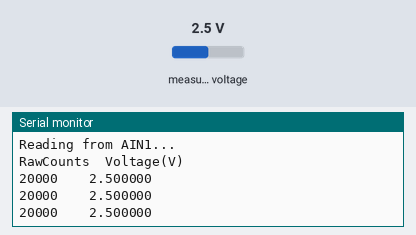
Recording of a sketch running on a simulated ESP32-S2. Shown: the last lines printed to the serial monitor. Inputs (shaded band) come from the test bench; at power-on: measured voltage 2.5 V.

Above: at 2.7 s.
2.8 s: measured voltage set to 0.1 V
At 3.5 s:
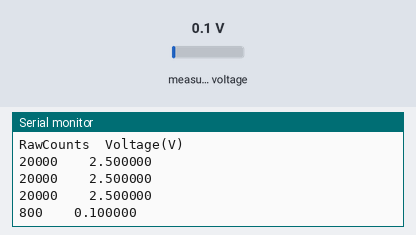
4.3 s: measured voltage set to 1.2 V
At 5.0 s:
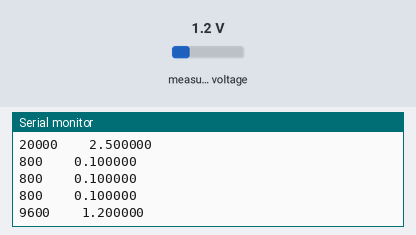
Timing chart, 0 to 7.3 s (numbered marks = the images above; inputs shaded):
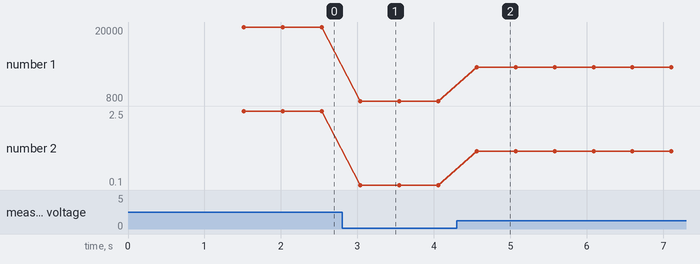

Measured:
- after the input at 2.8 s, the serial monitor: prints a new line after 0.24 s (image 1)
- after the input at 4.3 s, the serial monitor: prints a new line after 0.27 s (image 2)
- plotted number 1: 20000 → 800 after the input at 2.8 s, 800 → 9600 after the input at 4.3 s
- plotted number 2: 2.5 → 0.1 after the input at 2.8 s, 0.1 → 1.2 after the input at 4.3 s

The sketch:

Basic_PT_reading_sketch.ino
```cpp
#include <Wire.h>
#include <Adafruit_ADS1X15.h>

// --------------------------------------------------
// ESP32-S2 I2C pin assignments on your board
// --------------------------------------------------
const int I2C_SDA_PIN = 33;
const int I2C_SCL_PIN = 34;

// --------------------------------------------------
// Create an ADS1115 object
// --------------------------------------------------
Adafruit_ADS1115 ads;

// --------------------------------------------------
// ADS1115 I2C address
// Most ADS1115 boards default to 0x48 unless ADDR is tied differently
// --------------------------------------------------
const uint8_t ADS1115_ADDRESS = 0x48;

// --------------------------------------------------
// Pressure transducer is connected to AIN1
// Channels are:
// 0 = AIN0
// 1 = AIN1
// 2 = AIN2
// 3 = AIN3
// --------------------------------------------------
const int PT_CHANNEL = 0;

// --------------------------------------------------
// setup() runs once at startup
// --------------------------------------------------
void setup() {
  Serial.begin(115200);
  delay(1500);

  Serial.println();
  Serial.println("ESP32-S2 + ADS1115 Pressure Transducer Reader");
  Serial.println("Starting I2C...");

  // Start I2C on your custom pins
  Wire.begin(I2C_SDA_PIN, I2C_SCL_PIN);
  Wire.setClock(100000);  // standard I2C speed

  // Try to start the ADS1115
  // If this fails, the chip is not responding at this address
  if (!ads.begin(ADS1115_ADDRESS, &Wire)) {
    Serial.println("ERROR: ADS1115 not found.");
    Serial.println("Check power, ground, SDA/SCL wiring, and I2C address.");
    while (1) {
      delay(1000);
    }
  }

  Serial.print("ADS1115 found at address 0x");
  Serial.println(ADS1115_ADDRESS, HEX);

  // Gain setting:
  // GAIN_ONE gives a full-scale range of +/-4.096 V
  // This is a good safe starting point for many 0-3.3V signals
  ads.setGain(GAIN_ONE);

  Serial.println("Reading from AIN1...");
  Serial.println("RawCounts\tVoltage(V)");
}

// --------------------------------------------------
// loop() runs over and over
// --------------------------------------------------
void loop() {
  // Read the raw ADC value from single-ended channel 1 (AIN1)
  int16_t raw = ads.readADC_SingleEnded(PT_CHANNEL);

  // Convert raw ADC counts to volts
  // computeVolts() is provided by the Adafruit library
  float voltage = ads.computeVolts(raw);

  // Print both the raw ADC reading and the calculated voltage
  Serial.print(raw);
  Serial.print("\t\t");
  Serial.println(voltage, 6);

  delay(500);
}
```
